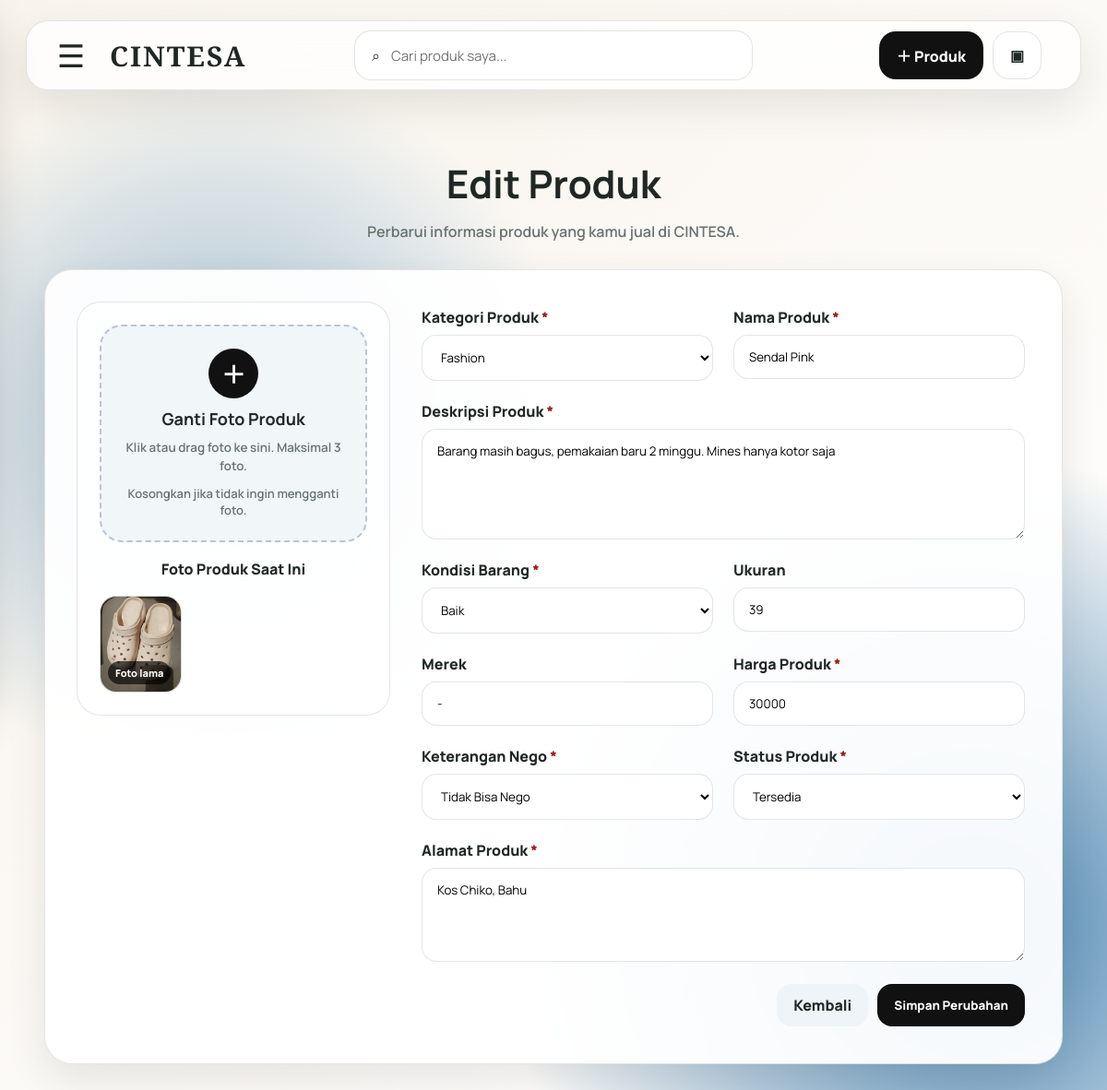
The page /pree-love/penjual/edit_produk.php?id=3 (signed in) on the database its author committed.
### tables this page shows
CREATE TABLE `produk_foto` (
  `id_foto` int(11) NOT NULL,
  `id_produk` int(11) NOT NULL,
  `foto` varchar(255) NOT NULL
);

CREATE TABLE `produk` (
  `id_produk` int(11) NOT NULL,
  `id_user` int(11) NOT NULL,
  `id_kategori` int(11) NOT NULL,
  `nama_produk` varchar(100) NOT NULL,
  `deskripsi` text DEFAULT NULL,
  `kondisi_barang` varchar(50) DEFAULT NULL,
  `ukuran` varchar(50) DEFAULT NULL,
  `merek` varchar(100) DEFAULT NULL,
  `alamat_produk` text DEFAULT NULL,
  `harga` int(11) NOT NULL,
  `keterangan_nego` enum('Bisa Nego','Tidak Bisa Nego') DEFAULT 'Tidak Bisa Nego',
  `status_produk` enum('Tersedia','Terjual','Dihapus') DEFAULT 'Tersedia',
  `tanggal_upload` datetime DEFAULT current_timestamp()
);

### pree-love/penjual/edit_produk.php (the view, shortened to what this page needs)
<?php
include __DIR__ . '/../include/koneksi.php';
include __DIR__ . '/../include/penjual_layout.php';
$id_user = (int) $_SESSION['id_user'];
$id_produk = (int) $_GET['id'];
function selected_option($value, $current) {
    return $value == $current ? 'selected' : '';
}
$produk_query = mysqli_query($koneksi, "
    SELECT *
    FROM produk
    WHERE id_produk = '$id_produk'
    AND id_user = '$id_user'
    LIMIT 1
");
$produk = mysqli_fetch_assoc($produk_query);
$kategori_query = mysqli_query($koneksi, "SELECT * FROM kategori ORDER BY nama_kategori ASC");
$foto_query = mysqli_query($koneksi, "
    SELECT *
    FROM produk_foto
    WHERE id_produk = '$id_produk'
");
?>
<section class="page-hero add-product-hero">
    <h1>Edit Produk</h1>
    <p>Perbarui informasi produk yang kamu jual di CINTESA.</p>
</section>
<form method="POST" enctype="multipart/form-data" class="add-product-card edit-product-card">
    <div class="upload-panel">
        <label for="foto_produk" class="upload-box" id="uploadBoxEdit">
            <span class="upload-icon">＋</span>
            <strong>Ganti Foto Produk</strong>
            <small>Klik atau drag foto ke sini. Maksimal 3 foto.</small>
            <em>Kosongkan jika tidak ingin mengganti foto.</em>
        </label>
        <div class="current-photo-title">Foto Produk Saat Ini</div>
        <div class="preview-grid" id="previewGrid">
            <?php if (mysqli_num_rows($foto_query) > 0) { ?>
                <?php while ($foto = mysqli_fetch_assoc($foto_query)) { ?>
                    <div class="preview-item">
                        <img src="../uploads/produk/<?php echo htmlspecialchars($foto['foto']); ?>" alt="Foto Produk">
                        <span>Foto lama</span>
                    </div>
                <?php } ?>
            <?php } else { ?>
                <div class="preview-empty">Belum ada foto produk.</div>
            <?php } ?>
        </div>
    </div>
    <div class="product-form-panel">
        <div class="form-grid">
            <div class="field-group">
                <label>Kategori Produk <span>*</span></label>
                <select name="id_kategori" required>
                    <?php while ($kategori = mysqli_fetch_assoc($kategori_query)) { ?>
                        <option
                            value="<?php echo $kategori['id_kategori']; ?>"
                            <?php echo selected_option($kategori['id_kategori'], $produk['id_kategori']); ?>
                        >
                            <?php echo htmlspecialchars($kategori['nama_kategori']); ?>
                        </option>
                    <?php } ?>
                </select>
            </div>
            <div class="field-group">
                <label>Nama Produk <span>*</span></label>
                <input
                    type="text"
                    name="nama_produk"
                    value="<?php echo htmlspecialchars($produk['nama_produk']); ?>"
                    required
                >
            </div>
            <div class="field-group full">
                <label>Deskripsi Produk <span>*</span></label>
                <textarea name="deskripsi" rows="5" required><?php echo htmlspecialchars($produk['deskripsi']); ?></textarea>
            </div>
            <div class="field-group">
                <label>Kondisi Barang <span>*</span></label>
                <select name="kondisi_barang" required>
                    <option value="Baik" <?php echo selected_option('Baik', $produk['kondisi_barang']); ?>>Baik</option>
                </select>
            </div>
            <div class="field-group">
                <label>Ukuran</label>
                <input
                    type="text"
                    name="ukuran"
                    value="<?php echo htmlspecialchars($produk['ukuran']); ?>"
                    placeholder="Contoh: S / M / L / XL / 42"
                >
            </div>
            <div class="field-group">
                <label>Merek</label>
                <input
                    type="text"
                    name="merek"
                    value="<?php echo htmlspecialchars($produk['merek']); ?>"
                    placeholder="Contoh: Uniqlo, Samsung, Nike"
                >
            </div>
            <div class="field-group">
                <label>Harga Produk <span>*</span></label>
                <input
                    type="number"
                    name="harga"
                    min="1"
                    value="<?php echo htmlspecialchars($produk['harga']); ?>"
                    required
                >
            </div>
            <div class="field-group">
                <label>Keterangan Nego <span>*</span></label>
                <select name="keterangan_nego" required>
                    <option value="Tidak Bisa Nego" <?php echo selected_option('Tidak Bisa Nego', $produk['keterangan_nego']); ?>>Tidak Bisa Nego</option>
                </select>
            </div>
            <div class="field-group">
                <label>Status Produk <span>*</span></label>
                <select name="status_produk" required>
                    <option value="Tersedia" <?php echo selected_option('Tersedia', $produk['status_produk']); ?>>Tersedia</option>
                </select>
            </div>
            <div class="field-group full">
                <label>Alamat Produk <span>*</span></label>
                <textarea name="alamat_produk" rows="4" required><?php echo htmlspecialchars($produk['alamat_produk']); ?></textarea>
            </div>
        </div>
        <div class="form-actions add-actions">
            <a href="produk.php" class="btn btn-soft">Kembali</a>
            <button type="submit" name="update" class="btn btn-primary">Simpan Perubahan</button>
        </div>
    </div>
</form>

### pree-love/assets/css/dashboard_penjual.css (style rules this page uses)
* { margin: 0; padding: 0; box-sizing: border-box; }
:root { --text: #202826; --muted: #68736f; --blue: #123865; --soft-blue: #dce8f0; --white: rgba(255,255,255,.94); --glass: rgba(255,255,255,.80); --border: rgba(32,40,38,.12); --shadow: 0 18px 45px rgba(0,0,0,.09); }
body { min-height: 100vh; font-family: "Manrope", Arial, sans-serif; color: var(--text); background: radial-gradient(circle at 20% 38%, #9dbbd1, transparent 32%), radial-gradient(circle at 88% 82%, #4d86b2, transparent 35%), linear-gradient(135deg, #f8f4ec, #fff); overflow-x: hidden; }
a { color: inherit; text-decoration: none; }
button, input, textarea, select { font-family: inherit; }
.nav-btn.primary, .btn-primary, .action-btn { background: #111; color: #fff; }
.hero-dashboard, .page-hero { text-align: center; margin-bottom: 42px; }
.hero-dashboard h1, .page-hero h1 { font-size: clamp(28px, 4vw, 42px); margin-bottom: 12px; }
.hero-dashboard p, .page-hero p, .product-meta, .product-desc, .toolbar p, .section-head p, .profile-card p, .chat-card p, .chat-card small, .field-group small { color: var(--muted); font-weight: 600; }
.stats-grid, .product-grid, .form-grid, .profile-layout, .action-grid { display: grid; gap: 22px; }
.form-grid { grid-template-columns: repeat(2, 1fr); }
.product-topline, .product-actions, .form-actions { display: flex; gap: 10px; flex-wrap: wrap; }
.btn, .action-btn { border: 0; border-radius: 16px; padding: 12px 18px; font-weight: 900; cursor: pointer; display: inline-flex; align-items: center; justify-content: center; }
.btn-soft { background: #eef4f7; }
.field-group { display: flex; flex-direction: column; gap: 8px; }
.field-group.full { grid-column: 1 / -1; }
.field-group label { font-weight: 900; }
.field-group input, .field-group textarea, .field-group select { width: 100%; padding: 14px 16px; border-radius: 16px; border: 1px solid var(--border); background: #fff; outline: 0; }
.add-product-hero { text-align: center; margin-bottom: 30px; }
.add-product-card { width: min(1180px, 100%); margin: 0 auto; display: grid; grid-template-columns: 340px 1fr; gap: 28px; padding: 34px; border-radius: 30px; background: var(--white); border: 1px solid var(--border); box-shadow: var(--shadow); }
.upload-panel { padding: 24px; border-radius: 26px; background: rgba(255,255,255,.68); border: 1px solid var(--border); }
.upload-box { min-height: 210px; padding: 24px; border-radius: 24px; border: 2px dashed rgba(18,56,101,.25); background: rgba(238,244,247,.8); display: flex; flex-direction: column; align-items: center; justify-content: center; gap: 10px; text-align: center; cursor: pointer; transition: .25s ease; }
.upload-icon { width: 54px; height: 54px; border-radius: 50%; background: #111; color: #fff; display: flex; align-items: center; justify-content: center; font-size: 26px; font-weight: 900; }
.upload-box strong { font-size: 18px; }
.upload-box small { color: var(--muted); font-weight: 600; line-height: 1.5; }
.preview-grid { margin-top: 18px; display: grid; grid-template-columns: repeat(3, 1fr); gap: 12px; }
.preview-item { height: 105px; overflow: hidden; border-radius: 18px; border: 1px solid var(--border); background: #eaf1f5; }
.preview-item img { width: 100%; height: 100%; object-fit: cover; }
.product-form-panel { padding: 6px; }
.field-group label span { color: #9b1c12; }
.add-actions { justify-content: flex-end; margin-top: 24px; }
.upload-box { position: relative; }
.upload-box em { color: var(--muted); font-size: 13px; font-style: normal; font-weight: 600; }
.preview-item { position: relative; }
.preview-item span { position: absolute; left: 8px; bottom: 8px; padding: 5px 8px; border-radius: 999px; background: rgba(0,0,0,.65); color: #fff; font-size: 11px; font-weight: 800; }
.edit-product-card { align-items: flex-start; }
.current-photo-title { margin-top: 18px; color: var(--text); font-weight: 900; text-align: center; }
.upload-box em { color: var(--muted); font-size: 13px; font-style: normal; font-weight: 600; text-align: center; }

### rows shown on the page
produk_foto: foto (picture)
produk: nama_produk "Sendal Pink", deskripsi "Barang masih bagus, pemakaian baru 2 minggu. Mines hanya kotor saja", ukuran "39", merek "-", harga "30000", alamat_produk "Kos Chiko, Bahu"

### other values the page prints
form field id_kategori "Fashion"
